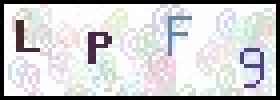
#> input picture Python/Graphics/OCR/csdn2.jpg, 70 x 25 px (shown 4 times larger)
$ python main.py   (Python 2 division)
#> lines starting #> are read from the running program, lines starting #| are printed output that depends on the picture
#-*- coding:utf-8 -*-
# 验证码识别，此程序只能识别数据验证码
from PIL import Image
from PIL import ImageEnhance
from PIL import ImageFilter
import sys
from pytesseract import *
# 二值化
threshold = 140
table = []
for i in range(256):
    if i < threshold:
        table.append(0)
    else:
        table.append(1)

#由于都是数字
#对于识别成字母的 采用该表进行修正
rep={'O':'0',
    'I':'1','L':'1',
    'Z':'2',
    'S':'8'
    };

def  getverify1(name):
    #打开图片
#> called with name = 'csdn2.jpg'
    im = Image.open(name)
#> im is the input picture: PIL image 70x25 RGB; mean R, G, B 205.6, 205.7, 207.8
    #转化到灰度图
    imgry = im.convert('L')
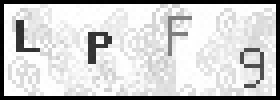
#> imgry: PIL image 70x25 L (shown 4 times larger); min 0, max 255, mean 205.9
    #保存图像
    # imgry.save('g'+name)
    #二值化，采用阈值分割法，threshold为分割点
    out = imgry.point(table,'1')
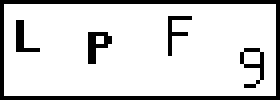
#> out: PIL image 70x25 1 (shown 4 times larger); 84.4% white; black in thin lines or dots
    # out.save('b'+name)
    #识别
#> (the run stopped early here; a loop or call above may not have finished)
